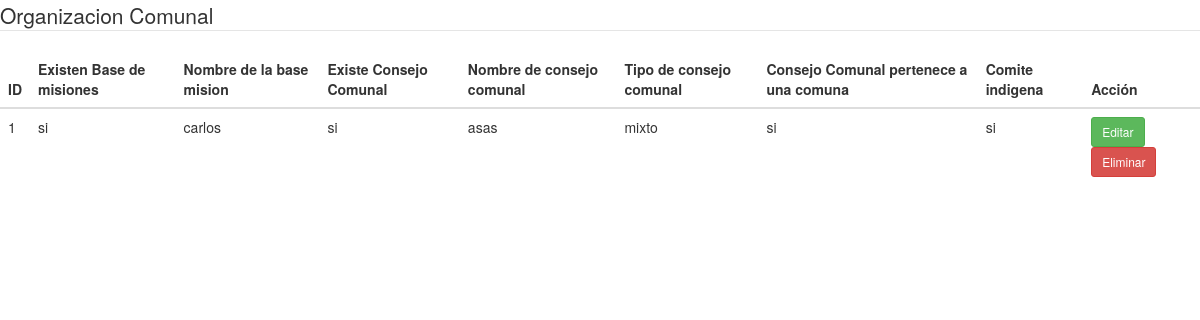
Page /vista/MostrarDatosPrueba2.php on the committed database.
### tables this page shows
CREATE TABLE `comunas` (
  `id` int(11) NOT NULL,
  `base_misiones` varchar(30) NOT NULL,
  `inf1` varchar(30) NOT NULL,
  `consejo_comunal` varchar(30) NOT NULL,
  `inf2` varchar(30) NOT NULL,
  `tipo_de_consejo_comunal` varchar(30) NOT NULL,
  `pertenece_a_una_comunidad` varchar(30) NOT NULL,
  `comite_indigena` varchar(30) NOT NULL
);

### vista/MostrarDatosPrueba2.php (the view, shortened to what this page needs)
<!DOCTYPE html>
<html lang="en">
<head>
    <link rel="stylesheet" href="https://maxcdn.bootstrapcdn.com/bootstrap/3.3.7/css/bootstrap.min.css">
</head>
<body>
<?php
$link = new PDO('mysql:host=localhost;dbname=savia', 'root', '');
?>
<table class="table table-hover table-inverse table-responsive">
<legend>Organizacion Comunal</legend>
		<thead>
		<tr>
			<th>ID</th>
			<th>Existen Base de misiones</th>
			<th>Nombre de la base mision</th>
			<th>Existe Consejo Comunal</th>
			<th>Nombre de consejo comunal</th>
			<th>Tipo de consejo comunal</th>
			<th>Consejo Comunal pertenece a una comuna</th>
			<th>Comite indigena</th>
			<th>Acción</th>
		</tr>
		</thead>
<?php
foreach ($link->query('SELECT * from comunas') as $row){  ?>
<tr>
	<td><?php echo $row['id']   ?></td>
    <td><?php echo $row['base_misiones'] ?></td>
    <td><?php echo $row['inf1'] ?></td>
    <td><?php echo $row['consejo_comunal'] ?></td>
    <td><?php echo $row['inf2'] ?></td>
    <td><?php echo $row['tipo_de_consejo_comunal'] ?></td>
    <td><?php echo $row['pertenece_a_una_comunidad'] ?></td>
    <td><?php echo $row['comite_indigena'] ?></td>
	<td>
	<a href="#" class="btn btn-success btn-sm">Editar</a>
	<a href="#" class="btn btn-danger  btn-sm">Eliminar</a>
	</td>
 </tr>
<?php
	}
?>
</table>
</body>
</html>

### rows in the picture
comunas: id "1", base_misiones "si", inf1 "carlos", consejo_comunal "si", inf2 "asas", tipo_de_consejo_comunal "mixto", pertenece_a_una_comunidad "si", comite_indigena "si"
